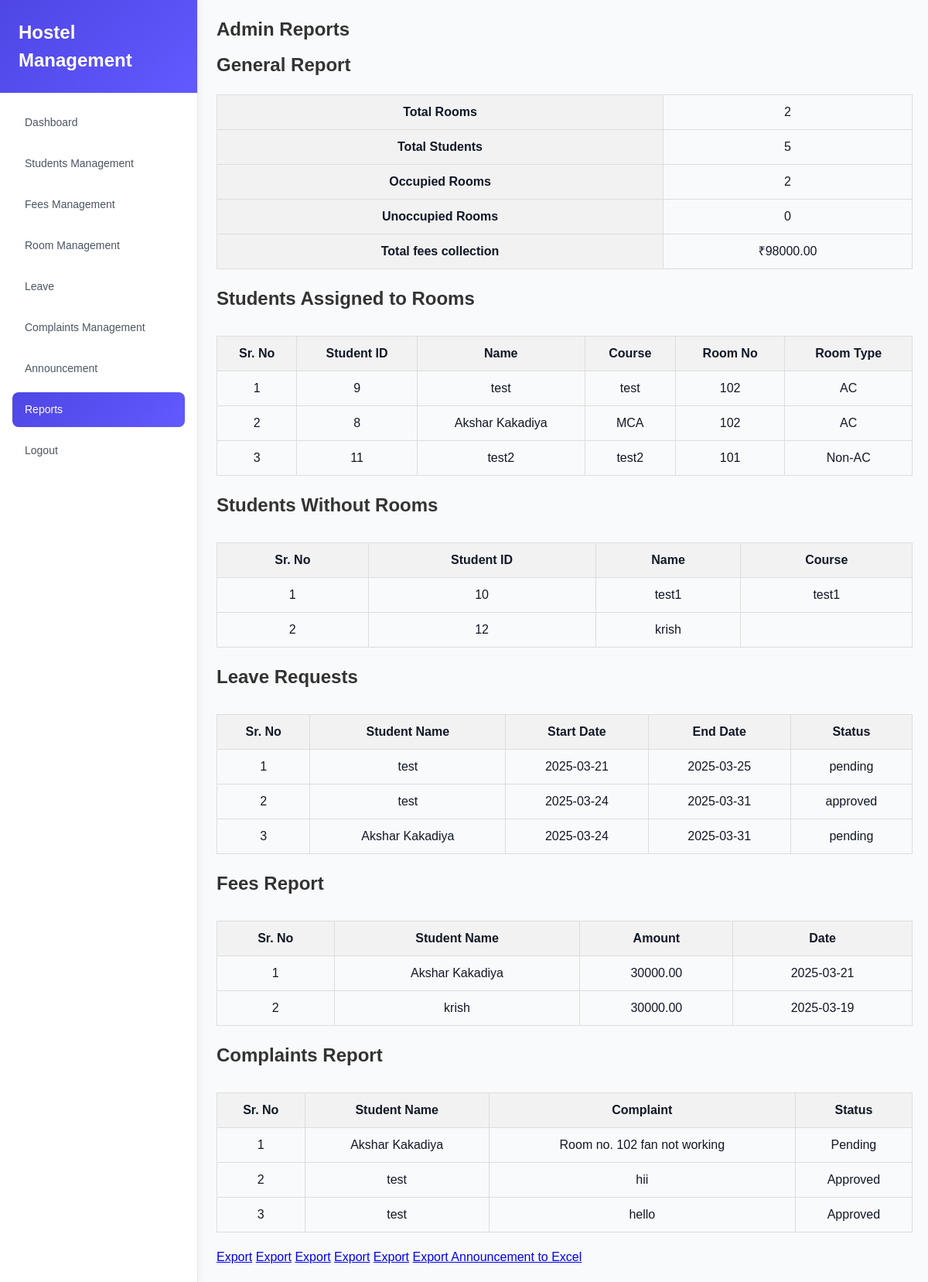
The app's page /report.php with its own data.
### tables this page shows
CREATE TABLE IF NOT EXISTS `student_log` (
  `id` int NOT NULL AUTO_INCREMENT,
  `name` varchar(100) NOT NULL,
  `email` varchar(100) NOT NULL,
  `password` varchar(255) NOT NULL,
  `guardian_name` varchar(100) NOT NULL,
  `guardian_mobile` varchar(15) NOT NULL,
  `user_mobile` varchar(15) NOT NULL,
  `course` varchar(100) NOT NULL,
  `college_year` varchar(10) NOT NULL,
  `college_name` varchar(100) NOT NULL,
  `birthday` date NOT NULL,
  `age` int NOT NULL,
  `address` text NOT NULL,
  `starting_date` date NOT NULL,
  `room_number` varchar(50) DEFAULT NULL,
  `status` int DEFAULT '0',
  PRIMARY KEY (`id`),
  UNIQUE KEY `email` (`email`)
);

CREATE TABLE IF NOT EXISTS `rooms` (
  `id` int NOT NULL AUTO_INCREMENT,
  `room_no` varchar(10) DEFAULT NULL,
  `room_holders` varchar(255) DEFAULT NULL,
  `room_status` varchar(255) DEFAULT NULL,
  `type` enum('AC','Non-AC') NOT NULL DEFAULT 'Non-AC',
  PRIMARY KEY (`id`)
);

CREATE TABLE IF NOT EXISTS `leave_requests` (
  `id` int NOT NULL AUTO_INCREMENT,
  `student_id` int NOT NULL,
  `start_date` date NOT NULL,
  `end_date` date NOT NULL,
  `reason` text NOT NULL,
  `status` enum('pending','approved','rejected') DEFAULT 'pending',
  PRIMARY KEY (`id`),
  KEY `student_id` (`student_id`)
);

CREATE TABLE IF NOT EXISTS `fees` (
  `id` int NOT NULL AUTO_INCREMENT,
  `student_id` int NOT NULL,
  `amount` decimal(10,2) NOT NULL,
  `date` date NOT NULL,
  PRIMARY KEY (`id`),
  KEY `student_id` (`student_id`)
);

CREATE TABLE IF NOT EXISTS `complaints` (
  `id` int NOT NULL AUTO_INCREMENT,
  `student_id` int NOT NULL,
  `student_name` varchar(100) NOT NULL,
  `complaint` text NOT NULL,
  `status` enum('Pending','Approved','Rejected') NOT NULL DEFAULT 'Pending',
  `created_at` datetime DEFAULT CURRENT_TIMESTAMP,
  PRIMARY KEY (`id`)
);

### report.php (the view, shortened to what this page needs)
<?php
$servername = "localhost";
$username = "root";
$password = "";
$dbname = "ms";
$conn = new mysqli($servername, $username, $password, $dbname);
$totalRoomsQuery = "SELECT COUNT(*) as total_rooms FROM rooms";
$totalRoomsResult = $conn->query($totalRoomsQuery);
$totalRoomsRow = $totalRoomsResult->fetch_assoc();
$totalStudentsQuery = "SELECT COUNT(*) as total_students FROM student_log";
$totalStudentsResult = $conn->query($totalStudentsQuery);
$totalStudentsRow = $totalStudentsResult->fetch_assoc();
$occupiedRoomsQuery = "SELECT COUNT(DISTINCT room_number) as occupied_rooms FROM student_log WHERE room_number IS NOT NULL";
$occupiedRoomsResult = $conn->query($occupiedRoomsQuery);
$occupiedRoomsRow = $occupiedRoomsResult->fetch_assoc();
$unoccupiedRoomsQuery = "SELECT COUNT(*) as unoccupied_rooms FROM rooms WHERE room_no NOT IN (SELECT DISTINCT room_number FROM student_log WHERE room_number IS NOT NULL)";
$unoccupiedRoomsResult = $conn->query($unoccupiedRoomsQuery);
$unoccupiedRoomsRow = $unoccupiedRoomsResult->fetch_assoc();
$studentsWithRoomsQuery = "SELECT s.id, s.name, s.course, r.room_no, r.type FROM student_log s LEFT JOIN rooms r ON s.room_number = r.room_no WHERE s.room_number IS NOT NULL";
$studentsWithRoomsResult = $conn->query($studentsWithRoomsQuery);
$studentsWithoutRoomsQuery = "SELECT id, name, course FROM student_log WHERE room_number IS NULL";
$studentsWithoutRoomsResult = $conn->query($studentsWithoutRoomsQuery);
$leaveRequestsQuery = "SELECT l.id, s.name, l.start_date, l.end_date, l.status FROM leave_requests l JOIN student_log s ON l.student_id = s.id";
$leaveRequestsResult = $conn->query($leaveRequestsQuery);
$totalFeesQuery = "SELECT SUM(amount) as total_fees FROM fees";
$totalFeesResult = $conn->query($totalFeesQuery);
$totalFeesRow = $totalFeesResult->fetch_assoc();
$feesQuery = "SELECT s.name, f.amount, f.date FROM fees f JOIN student_log s ON f.student_id = s.id";
$feesResult = $conn->query($feesQuery);
$complaintsQuery = "SELECT s.name, c.complaint, c.status FROM complaints c JOIN student_log s ON c.student_id = s.id";
$complaintsResult = $conn->query($complaintsQuery);
?>
<!DOCTYPE html>
<html lang="en">
<head>
</head>
<body>
<div class="sidebar">
        <div class="sidebar-header"><h1>Hostel Management</h1></div>
        <div class="sidebar-nav">
            <a href="dashboard.php" class="nav-item">Dashboard</a>
            <a href="student.php" class="nav-item">Students Management</a>
            <a href="fees.php" class="nav-item">Fees Management</a>
            <a href="rooms.php" class="nav-item">Room Management</a>
            <a href="leave.php" class="nav-item">Leave</a>
            <a href="complaints.php" class="nav-item">Complaints Management</a>
            <a href="notification.php" class="nav-item ">Announcement</a>
            <a href="report.php" class="nav-item active">Reports</a>
            <a href="index.php" class="nav-item">Logout</a>
        </div>
    </div>
<div class="content">
    <h2>Admin Reports</h2>
    <h3>General Report</h3>
    <table>
        <tr>
            <th>Total Rooms</th>
            <td><?= $totalRoomsRow['total_rooms'] ?></td>
        </tr>
        <tr>
            <th>Total Students</th>
            <td><?= $totalStudentsRow['total_students'] ?></td>
        </tr>
        <tr>
            <th>Occupied Rooms</th>
            <td><?= $occupiedRoomsRow['occupied_rooms'] ?></td>
        </tr>
        <tr>
            <th>Unoccupied Rooms</th>
            <td><?= $unoccupiedRoomsRow['unoccupied_rooms'] ?></td>
        </tr>
        <tr>
            <th>Total fees collection</th>
            <td>₹<?= $totalFeesRow['total_fees'] ?></td>
        </tr>
    </table>
    <h3>Students Assigned to Rooms <br></h3>
    <table class="report-table">
        <tr>
            <th>Sr. No</th>
            <th>Student ID</th>
            <th>Name</th>
            <th>Course</th>
            <th>Room No</th>
            <th>Room Type</th>
        </tr>
        <?php
        $sr_no = 1;
        while ($row = $studentsWithRoomsResult->fetch_assoc()) { ?>
        <tr>
            <td><?= $sr_no++ ?></td>
            <td><?= $row['id'] ?></td>
            <td><?= $row['name'] ?></td>
            <td><?= $row['course'] ?></td>
            <td><?= $row['room_no'] ?></td>
            <td><?= $row['type'] ?></td>
        </tr>
        <?php } ?>
    </table>
    <h3>Students Without Rooms</h3>
    <table class="report-table">
        <tr>
            <th>Sr. No</th>
            <th>Student ID</th>
            <th>Name</th>
            <th>Course</th>
        </tr>
        <?php
        $sr_no = 1;
        while ($row = $studentsWithoutRoomsResult->fetch_assoc()) { ?>
        <tr>
            <td><?= $sr_no++ ?></td>
            <td><?= $row['id'] ?></td>
            <td><?= $row['name'] ?></td>
            <td><?= $row['course'] ?></td>
        </tr>
        <?php } ?>
    </table>
    <h3>Leave Requests <br></h3>
    <table class="report-table">
        <tr>
            <th>Sr. No</th>
            <th>Student Name</th>
            <th>Start Date</th>
            <th>End Date</th>
            <th>Status</th>
        </tr>
        <?php
        $sr_no = 1;
        while ($row = $leaveRequestsResult->fetch_assoc()) { ?>
        <tr>
            <td><?= $sr_no++ ?></td>
            <td><?= $row['name'] ?></td>
            <td><?= $row['start_date'] ?></td>
            <td><?= $row['end_date'] ?></td>
            <td><?= $row['status'] ?></td>
        </tr>
        <?php } ?>
    </table>
    <h3>Fees Report <br></h3>
    <table class="report-table">
        <tr>
            <th>Sr. No</th>
            <th>Student Name</th>
            <th>Amount</th>
            <th>Date</th>
        </tr>
        <?php
        $sr_no = 1;
        while ($row = $feesResult->fetch_assoc()) { ?>
        <tr>
            <td><?= $sr_no++ ?></td>
            <td><?= $row['name'] ?></td>
            <td><?= $row['amount'] ?></td>
            <td><?= $row['date'] ?></td>
        </tr>
        <?php } ?>
    </table>
    <h3>Complaints Report </h3>
    <table class="report-table">
        <tr>
            <th>Sr. No</th>
            <th>Student Name</th>
            <th>Complaint</th>
            <th>Status</th>
        </tr>
        <?php
        $sr_no = 1;
        while ($row = $complaintsResult->fetch_assoc()) { ?>
        <tr>
            <td><?= $sr_no++ ?></td>
            <td><?= $row['name'] ?></td>
            <td><?= $row['complaint'] ?></td>
            <td><?= $row['status'] ?></td>
        </tr>
        <?php } ?>
    </table>
    <a href="export_fees.php" class="btn btn-success">Export</a>
    <a href="export_leave_requests.php" class="btn btn-success">Export</a>
    <a href="export_fees.php" class="btn btn-success">Export</a>
    <a href="export_complaints.php" class="btn btn-success">Export</a>
    <a href="export_all.php" class="btn btn-success">Export</a>
    <a href="export_announcement.php" class="btn btn-success">Export Announcement to Excel</a><br>
</body>
</html>

### report.php (style rules this page uses)
* { margin: 0; padding: 0; box-sizing: border-box; }
body { font-family: 'Arial', sans-serif; background-color: rgb(249, 250, 251); color: rgb(17, 24, 39); line-height: 1.5; }
.sidebar { width: 256px; background-color: white; border-right: 1px solid rgb(229, 231, 235); display: flex; flex-direction: column; position: fixed; top: 0; bottom: 0; box-shadow: 2px 0 10px rgba(0, 0, 0, 0.05); }
.sidebar-header { padding: 1.5rem; background: linear-gradient(135deg, rgb(79, 70, 229), rgb(98, 89, 255)); color: white; }
.sidebar-header h1 { font-size: 1.5rem; font-weight: 700; }
.sidebar-nav { flex: 1; padding: 1rem; }
.nav-item { width: 100%; display: flex; align-items: center; padding: 0.75rem 1rem; margin-bottom: 0.5rem; border-radius: 0.5rem; color: rgb(75, 85, 99); font-size: 0.875rem; font-weight: 500; text-decoration: none; transition: all 0.3s ease; }
.nav-item.active { background: linear-gradient(135deg, rgb(79, 70, 229), rgb(98, 89, 255)); color: white; }
.content { margin-left: 260px; padding: 20px; }
h2, h3 { color: #333; font-size: 1.5rem; margin-bottom: 10px; }
table { width: 100%; border-collapse: collapse; margin: 20px 0; }
th, td { padding: 10px; text-align: center; border: 1px solid #ddd; }
th { background-color: #f2f2f2; }
.report-table { margin-top: 30px; }

### records on screen
student_log: id "9", name "test", course "test", rooms.room_no "102", rooms.type "AC"
student_log: id "8", name "Akshar Kakadiya", course "MCA", rooms.room_no "102", rooms.type "AC"
student_log: id "11", name "test2", course "test2", rooms.room_no "101", rooms.type "Non-AC"
student_log: id "10", name "test1", course "test1"
student_log: id "12", name "krish"
leave_requests: student_log.name "test", start_date "2025-03-21", end_date "2025-03-25", status "pending"
leave_requests: student_log.name "test", start_date "2025-03-24", end_date "2025-03-31", status "approved"
leave_requests: student_log.name "Akshar Kakadiya", start_date "2025-03-24", end_date "2025-03-31", status "pending"
fees: student_log.name "Akshar Kakadiya", amount "30000.00", date "2025-03-21"
fees: student_log.name "krish", amount "30000.00", date "2025-03-19"
complaints: student_log.name "Akshar Kakadiya", complaint "Room no. 102 fan not working", status "Pending"
complaints: student_log.name "test", complaint "hii", status "Approved"
complaints: student_log.name "test", complaint "hello", status "Approved"

### other values on screen
$totalRoomsRow['total_rooms'] "2"
$totalStudentsRow['total_students'] "5"
$occupiedRoomsRow['occupied_rooms'] "2"
$unoccupiedRoomsRow['unoccupied_rooms'] "0"
$totalFeesRow['total_fees'] "98000.00"
